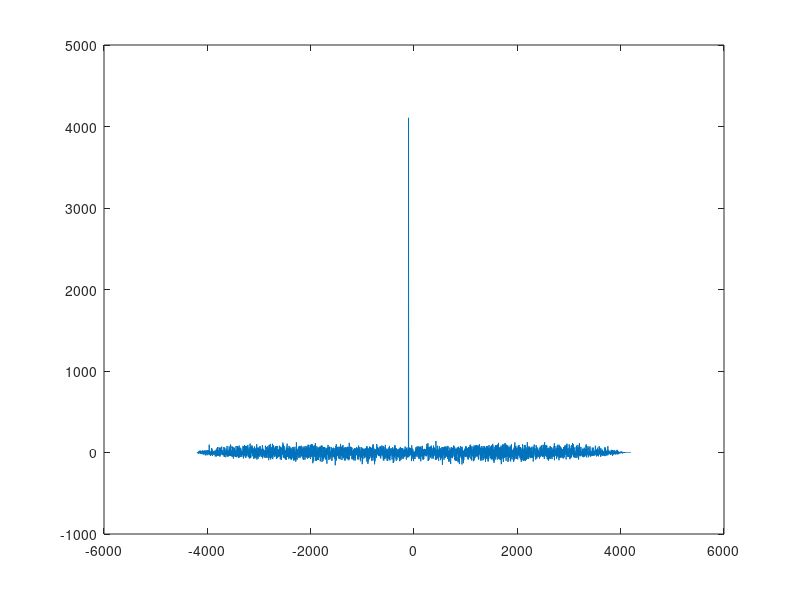
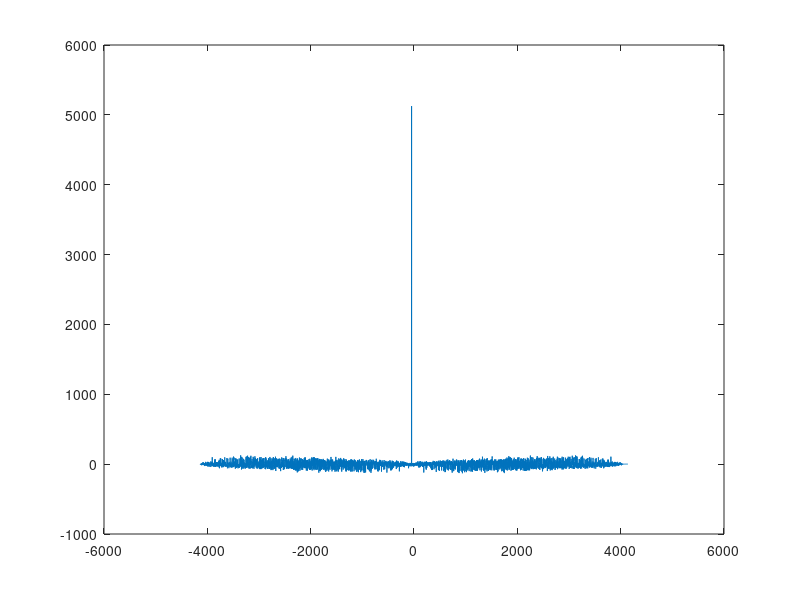
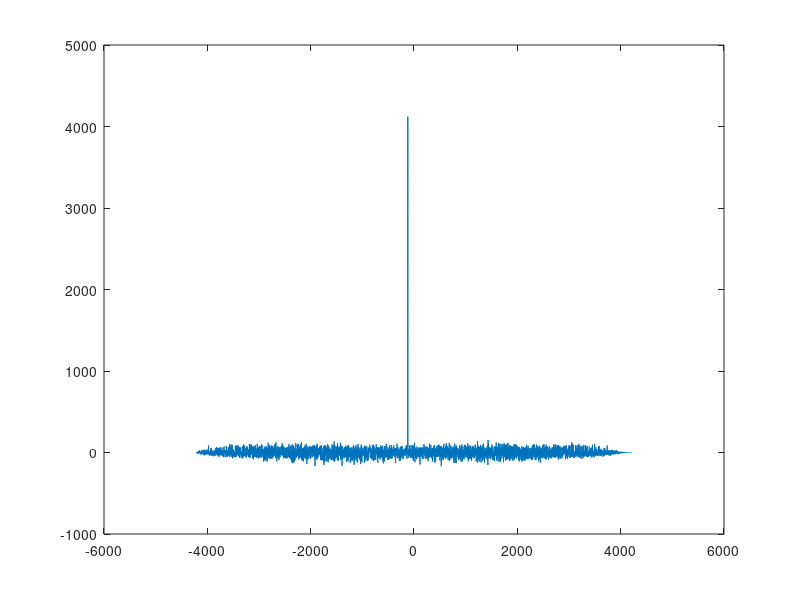

The MATLAB source for these figures, in order: (Note: this script raises an error after producing the figures.)
clear all; clc; close all;

load('signaux_localisation.mat')

[r, lags] = xcorr(signal_ref, signal_BS1);
figure
plot(lags, r);
[~,I] = max(abs(r));
lagDiff_SigBS1 = abs(lags(I)) % in 10-7 seconds
[r, lags] = xcorr(signal_ref, signal_BS2);
figure
plot(lags, r);
[~,I] = max(abs(r));
lagDiff_SigBS2 = abs(lags(I)) % in 10-7 seconds
[r, lags] = xcorr(signal_ref, signal_BS3);
figure
plot(lags, r);
[~,I] = max(abs(r));
lagDiff_SigBS3 = abs(lags(I)) % in 10-7 seconds

speed_of_light = physconst('LightSpeed'); % m/s
distance_BS1 = ((lagDiff_SigBS1 / 10000000) * speed_of_light) / 1000 % in km 
distance_BS2 = ((lagDiff_SigBS2 / 10000000) * speed_of_light) / 1000 % in km
distance_BS3 = ((lagDiff_SigBS3 / 10000000) * speed_of_light) / 1000 % in km

[x_out_12, y_out_12] = circcirc(0, 0, distance_BS1, 4, 2, distance_BS2)
[x_out_13, y_out_13] = circcirc(0, 0, distance_BS1, 1, 4, distance_BS3)
[x_out_23, y_out_23] = circcirc(4, 2, distance_BS2, 1, 4, distance_BS3)


% circles method
figure
circle(0, 0, distance_BS1)
hold on
circle(4, 2, distance_BS2)
circle(1, 4, distance_BS3)
hold off

function circle(x,y,r)
%x and y are the coordinates of the center of the circle
%r is the radius of the circle
%0.01 is the angle step, bigger values will draw the circle faster but
%you might notice imperfections (not very smooth)
ang=0:0.001:2*pi; 
xp=r*cos(ang);
yp=r*sin(ang);
plot(x+xp,y+yp);
end
